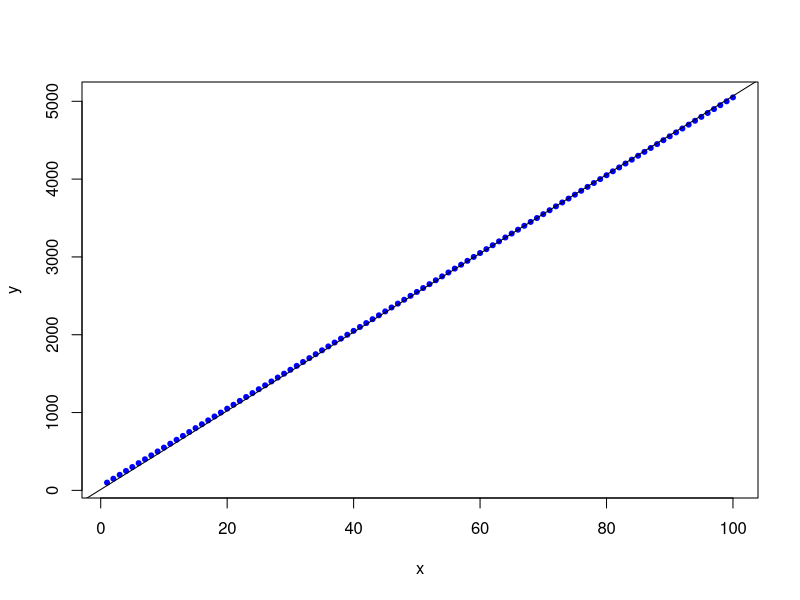
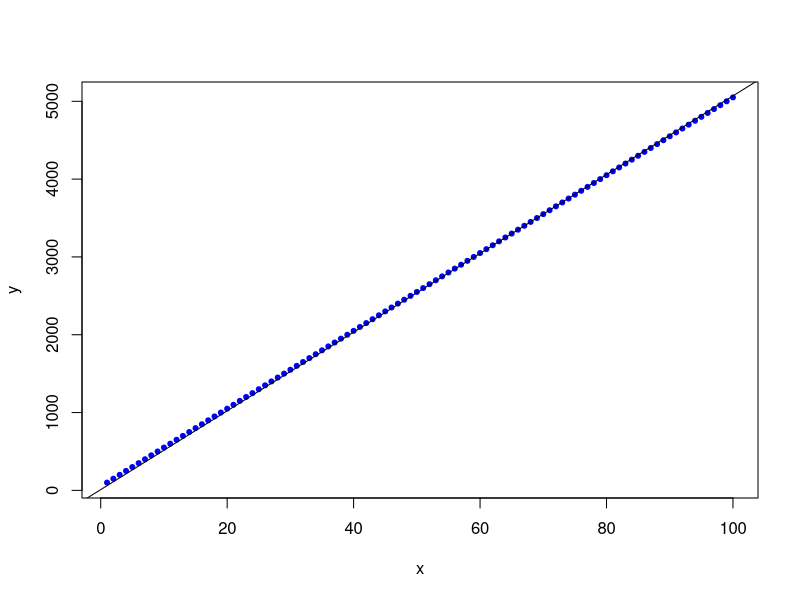
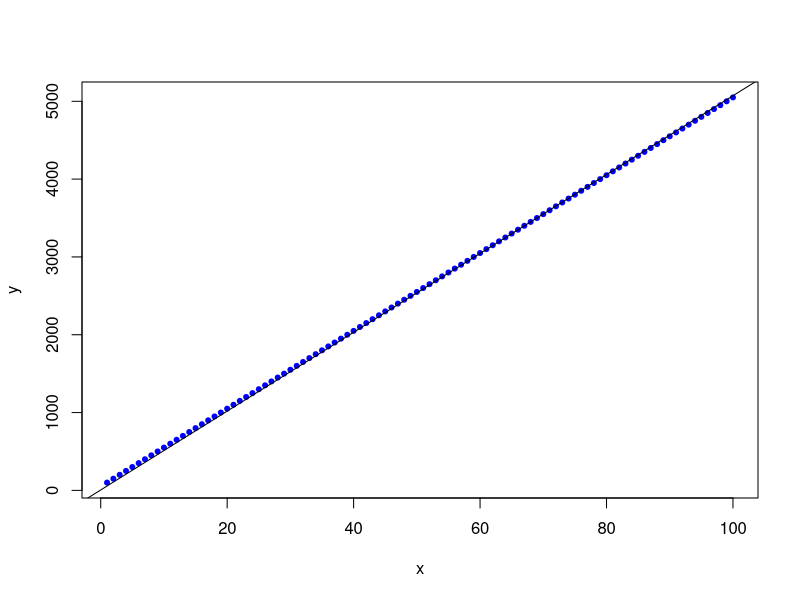
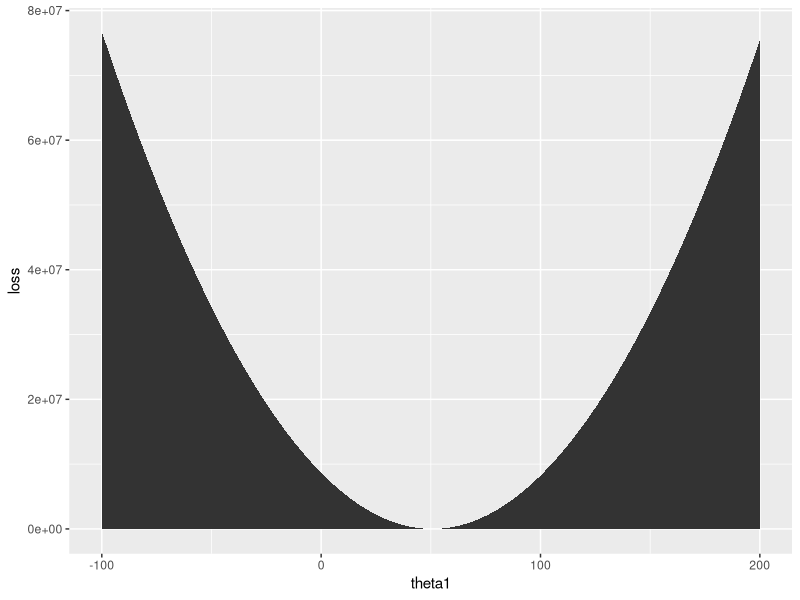
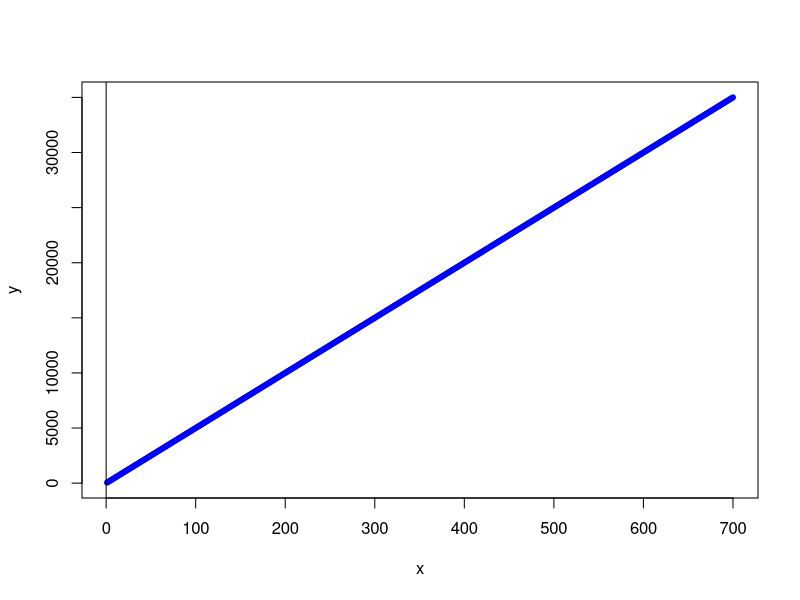
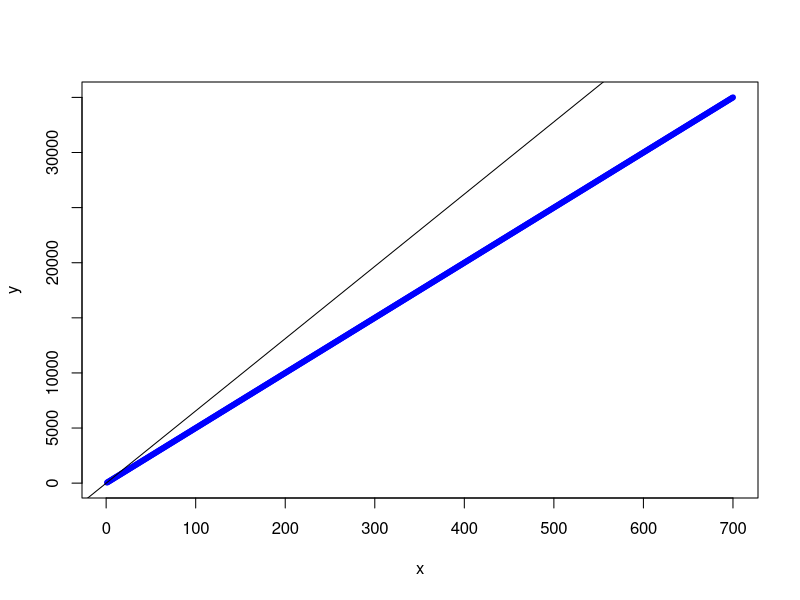
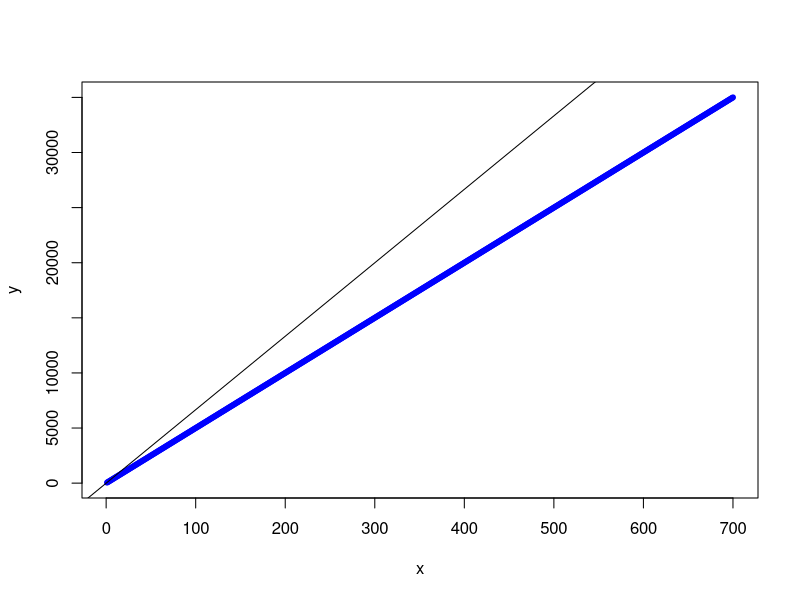
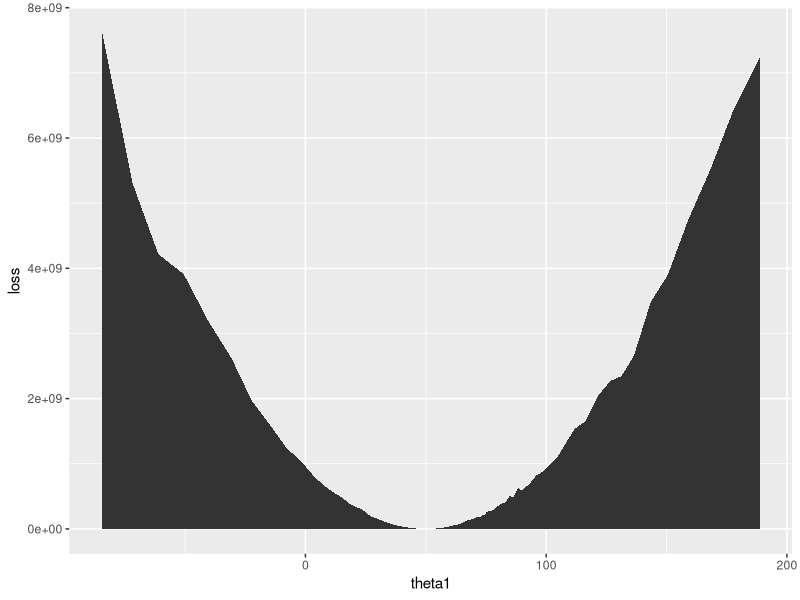

These figures' R source, in order:
#Only few things are copied from the below source 
#https://www.r-bloggers.com/implementing-the-gradient-descent-algorithm-in-r/


#Below function explains a batch gradient descent 

x=seq(1:100)
y=50+50*x

gdf <- function(x, y, init_m,init_c,learn_rate, conv_threshold, n, max_iter) {
  plot(x, y, col = "blue", pch = 20)
  m <- init_m
  c <- init_c
  yhat <- m * x + c
  MSE <- sum((y - yhat) ^ 2) / n
  converged = F
  iterations = 0
  
  
  theta1=matrix(nrow=1,ncol=max_iter+1)
  theta0=matrix(nrow=1,ncol=max_iter+1)
  loss=matrix(nrow=1,ncol=max_iter+1)
  
  while(converged == F) {
    ## Implement the gradient descent algorithm
    theta_1 = learn_rate * ((1 / n) * (sum((yhat - y) * x )) )
    theta_0=learn_rate * ((1 / n) * (sum(yhat - y)))
    m_new <- m - learn_rate * ((1 / n) * (sum((yhat - y) * x)))
    c_new <- c - learn_rate * ((1 / n) * (sum(yhat - y)))
    m <- m_new
    c <- c_new
    yhat <- m * x + c
    MSE_new <- sum((y - yhat) ^ 2) / n
    
    iterations = iterations + 1
    
    theta0[1,iterations]= c_new
    theta1[1,iterations]= m_new
    loss[1,iterations]= MSE_new
    
    if(abs(MSE - MSE_new) <= conv_threshold) {
      abline(c, m) 
      converged = T
      
      theta0=as.vector(theta0)
      theta1=as.vector(theta1)
      grads=as.vector(grads)
      loss=as.vector(loss)
      grads_slops=data.frame(theta0,theta1,loss)
      return(grads_slops)
      
#      return(paste("Optimal intercept:", c, "Optimal slope:", m))
    }
#   iterations = iterations + 1
    if(iterations > max_iter) { 
      abline(c, m) 
      converged = T
      
      theta0=as.vector(theta0)
      theta1=as.vector(theta1)
      loss=as.vector(loss)
      grads_slops=data.frame(theta0,theta1,loss)
      return(grads_slops)
      
#      return(paste("Optimal intercept:", c, "Optimal slope:", m))
    }
  }
}

gdf(x,y,10,10,.0000004,.0001,100,200000)

a=gdf(x,y,-100,7,.0000003,.001,100,200000)
b=gdf(x,y,200,7,.0000003,.001,100,200000)

my_data=rbind(a[1:5000,],b[1:5000,])
library(ggplot2)
ggplot(aes(y=loss,x=theta1),data=my_data)+geom_area()



#---------------------------------------------------------------------------------------


#Below function explains a stochastic gradient algorithm 
x=seq(1:700)
y=50*x

sgdf <- function(p, q, init_m,init_c,learn_rate, conv_threshold, n, max_iter) {
  plot(x, y, col = "blue", pch = 20)
  

  #Sampling goes here, each time , I am just considering a 33% of the data   
  default_idx <- sample(length(p), ceiling(length(p) / 3))
  x <-  p[default_idx]
  y <-  q[default_idx]
  
  m <- init_m
#  c <- init_c
  yhat <- m * x 
  MSE <- sum((y - yhat) ^ 2) / n
  converged = F
  iterations = 0
  
  
  theta1=matrix(nrow=1,ncol=max_iter+1)
#  theta0=matrix(nrow=1,ncol=max_iter+1)
  loss=matrix(nrow=1,ncol=max_iter+1)
  
  while(converged == F) {
    
    #Sampling goes here, each time , I am just considering a 33% of the data   
    default_idx <- sample(length(p), ceiling(length(p) / 3))
    x <-  p[default_idx]
    y <-  q[default_idx]
    
    ## Implement the gradient descent algorithm
    theta_1 = learn_rate * ((1 / n) * (sum((yhat - y) * x )) )
 # theta_0=learn_rate * ((1 / n) * (sum(yhat - y)))
    m_new <- m - learn_rate * ((1 / n) * (sum((yhat - y) * x)))
 # c_new <- c - learn_rate * ((1 / n) * (sum(yhat - y)))
    m <- m_new
 #  c <- c_new
    yhat <- m * x 
    MSE_new <- sum((y - yhat) ^ 2) / n
    
    iterations = iterations + 1
    
 #   theta0[1,iterations]= c_new
    theta1[1,iterations]= m_new
    loss[1,iterations]= MSE_new
    
    if(abs(MSE - MSE_new) <= conv_threshold) {
      abline(init_c, m) 
      converged = T
      
 #     theta0=as.vector(theta0)
      theta1=as.vector(theta1)
      grads=as.vector(grads)
      loss=as.vector(loss)
      grads_slops=data.frame(theta1,loss)
      return(grads_slops)
      
      #      return(paste("Optimal intercept:", c, "Optimal slope:", m))
    }
    #   iterations = iterations + 1
    if(iterations > max_iter) { 
      abline(init_c, m) 
      converged = T
      
 #     theta0=as.vector(theta0)
      theta1=as.vector(theta1)
      loss=as.vector(loss)
      grads_slops=data.frame(theta1,loss)
      return(grads_slops)
      
      #      return(paste("Optimal intercept:", c, "Optimal slope:", m))
    }
  }
}


sgdf(x,y,10,0,.0001,.0001,100,200)

a=sgdf(x,y,-100,0,.0000003,.001,100,5000)
b=sgdf(x,y,200,0,.0000003,.001,100,5000)

my_data=rbind(a[1:5000,],b[1:5000,])
library(ggplot2)
ggplot(aes(y=loss,x=theta1),data=my_data)+geom_area()
View(my_data)

#-----------------------------------------------------------------------------------------

attach(mtcars)
plot(disp, mpg, col = "blue", pch = 20)
model <- lm(mpg ~ disp, data = mtcars)
coef(model)


gradientDesc <- function(x, y, learn_rate, conv_threshold, n, max_iter) {
  plot(x, y, col = "blue", pch = 20)
  m <- -10
  c <- 30
  yhat <- m * x + c
  MSE <- sum((y - yhat) ^ 2) / n
  converged = F
  iterations = 0
  while(converged == F) {
    ## Implement the gradient descent algorithm
    temp_1 = learn_rate * ((1 / n) * (sum((yhat - y) * x )) )
    m_new <- m - learn_rate * ((1 / n) * (sum((yhat - y) * x)))
    c_new <- c - learn_rate * ((1 / n) * (sum(yhat - y)))
    m <- m_new
    c <- c_new
    yhat <- m * x + c
    MSE_new <- sum((y - yhat) ^ 2) / n
    
    if(abs(MSE - MSE_new) <= conv_threshold) {
      abline(c, m) 
      converged = T
      return(paste("Optimal intercept:", c, "Optimal slope:", m))
    }
    iterations = iterations + 1
    if(iterations > max_iter) { 
      abline(c, m) 
      converged = T
      return(paste("Optimal intercept:", c, "Optimal slope:", m))
      }
  }
}


gradientDesc(mtcars$disp,mtcars$mpg,.0000003,.00001,nrow(cars),6000000)







